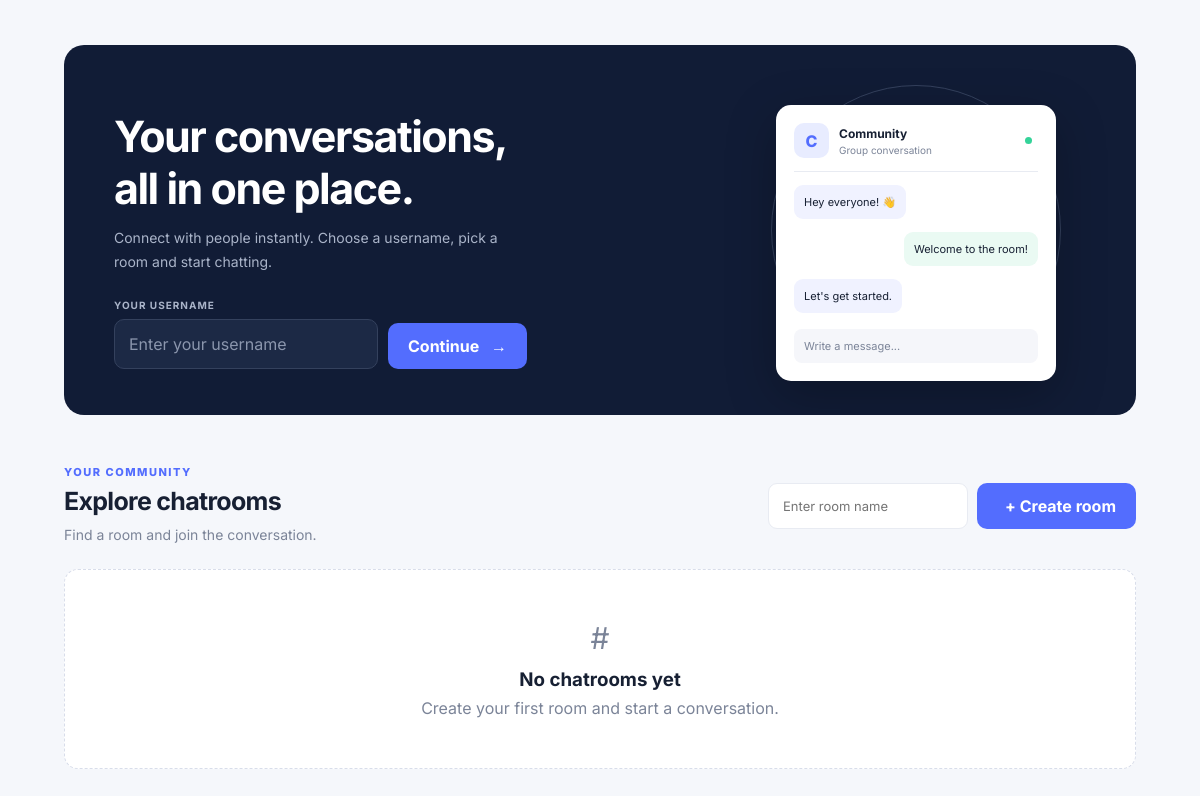
Before: / with the older database file.
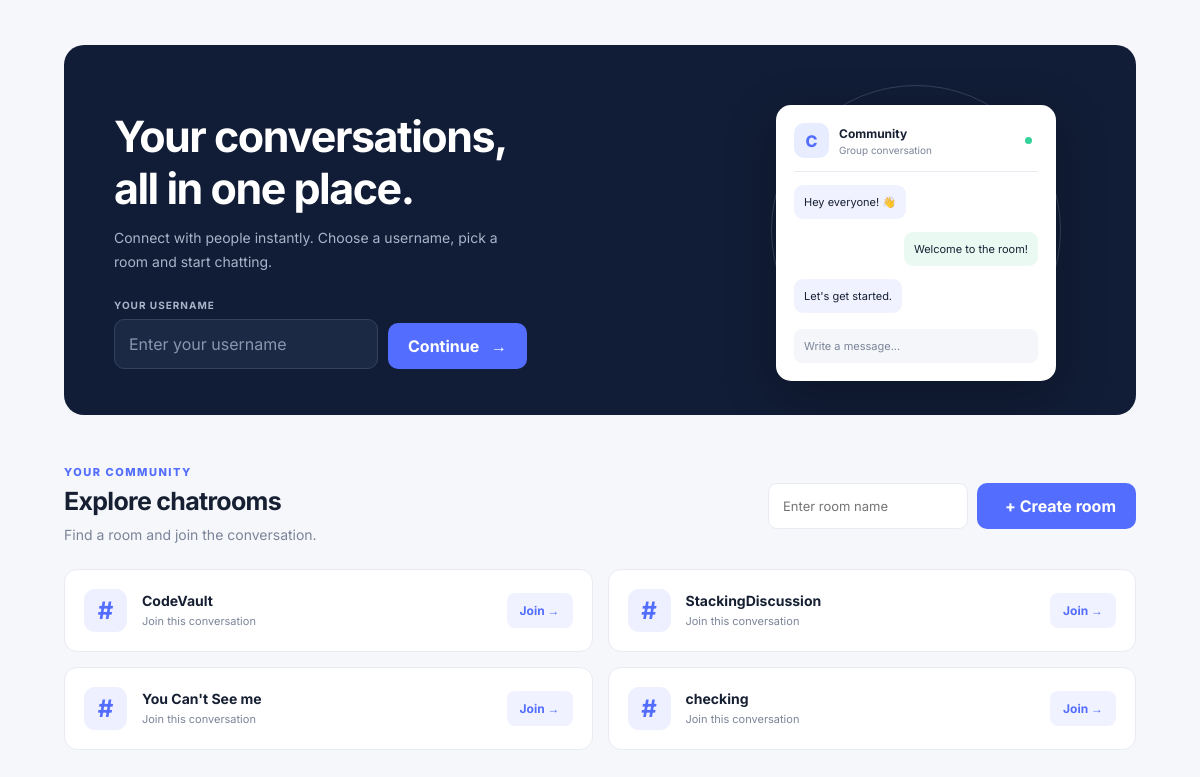
After: the same page with the newer database file.
### chat/models.py (models this page shows, shortened)
class ChatRoom(models.Model):
    name = models.CharField(max_length=100, unique=True)
    slug = models.SlugField(max_length=110, unique=True, editable=False)
    created_at = models.DateTimeField(auto_now_add=True)
    class Meta:
        ordering = ['name']

### chat/views.py (the view, shortened to what this page needs)
# urls.py: path('', views.home, name='home'),
def home(request):
    username = request.session.get('username', '')
    return render(request, 'chat/home.html', {'rooms': ChatRoom.objects.all(), 'username': username})

### chat/templates/chat/home.html (shortened to what this page needs)
{% extends 'chat/base.html' %}
{% load static %}
{% block content %}
<section class="welcome-card">
  <div class="welcome-content">
    <h1>Your conversations,<br>all in one place.</h1>
    <p class="muted">
      Connect with people instantly. Choose a username,
      pick a room and start chatting.
    </p>
    <form method="post" class="username-form">
      <div class="input-group">
        <label for="username-input">YOUR USERNAME</label>
        <input
          id="username-input"
          name="username"
          value="{{ username }}"
          maxlength="50"
          placeholder="Enter your username"
          autocomplete="nickname"
          required
        >
      </div>
      <button class="button" type="submit">
        Continue <span>→</span>
      </button>
    </form>
  </div>
  <div class="welcome-decoration">
    <div class="chat-preview">
      <div class="preview-header">
        <span class="preview-avatar">C</span>
        <div>
          <strong>Community</strong>
          <small>Group conversation</small>
        </div>
        <span class="preview-online"></span>
      </div>
      <div class="preview-message">Hey everyone! 👋</div>
      <div class="preview-message preview-reply">Welcome to the room!</div>
      <div class="preview-message">Let's get started.</div>
      <div class="preview-input">Write a message...</div>
    </div>
  </div>
</section>
<div class="dashboard-head">
  <div>
    <p class="eyebrow">YOUR COMMUNITY</p>
    <h2>Explore chatrooms</h2>
    <p class="muted">Find a room and join the conversation.</p>
  </div>
  <form class="create-room" method="post">
    <input
      name="name"
      maxlength="100"
      placeholder="Enter room name"
      required
    >
    <button class="button" type="submit">
      <span>+</span> Create room
    </button>
  </form>
</div>
<section class="room-grid">
  {% for room in rooms %}
    <form class="room-card" method="post">
      <div class="room-icon">#</div>
      <div class="room-info">
        <strong>{{ room.name }}</strong>
        <small>Join this conversation</small>
      </div>
      <button class="join-button" type="submit">
        Join <span>→</span>
      </button>
    </form>
  {% empty %}
    <div class="empty-state">
      <div class="empty-icon">#</div>
      <h3>No chatrooms yet</h3>
      <p>Create your first room and start a conversation.</p>
    </div>
  {% endfor %}
</section>
{% endblock %}

### chat/templates/chat/base.html (shortened to what this page needs)
{% load static %}
<!doctype html>
<html lang="en">
<head>
</head>
<body>
  <main class="page">
    {% block content %}{% endblock %}
  </main>
</body>
</html>

### chat/templates/chat/base.html (style rules this page uses)
:root { --bg: #f5f7fb; --surface: #ffffff; --primary: #536dfe; --primary-dark: #4055e8; --text: #172033; --muted: #7b8498; --border: #e8ebf2; --success: #16b981; --shadow: 0 12px 40px rgba(25, 40, 80, 0.06); }
* { box-sizing: border-box; margin: 0; padding: 0; }
body { font-family: 'Inter', sans-serif; background: var(--bg); color: var(--text); min-height: 100vh; }
button, input { font: inherit; }
button { cursor: pointer; }
.page { max-width: 1120px; margin: 45px auto; padding: 0 24px; }
.eyebrow { color: var(--primary); font-size: 11px; font-weight: 800; letter-spacing: 1.5px; }
.muted { color: var(--muted); font-size: 14px; line-height: 1.7; }
.button { border: none; border-radius: 10px; background: var(--primary); color: white; padding: 13px 20px; font-weight: 700; transition: 0.2s ease; }
.button span { margin-left: 8px; }
.welcome-card { min-height: 370px; background: #111c36; border-radius: 20px; padding: 45px 50px; display: flex; justify-content: space-between; align-items: center; position: relative; overflow: hidden; color: white; }
.welcome-content { max-width: 490px; position: relative; z-index: 2; }
.live-dot, .preview-online { display: inline-block; width: 7px; height: 7px; background: #34d399; border-radius: 50%; margin-right: 6px; }
.welcome-card h1 { font-size: clamp(30px, 4vw, 43px); line-height: 1.2; margin: 20px 0 12px; letter-spacing: -1.5px; }
.welcome-card .muted { color: #aab4c9; max-width: 400px; }
.username-form { display: flex; gap: 10px; margin-top: 25px; align-items: flex-end; }
.input-group { flex: 1; }
.input-group label { display: block; font-size: 10px; color: #aab4c9; font-weight: 700; letter-spacing: 1px; margin-bottom: 8px; }
.username-form input { width: 100%; padding: 14px; border: 1px solid #34415d; background: #1c2945; color: white; border-radius: 10px; outline: none; }
.username-form input::placeholder { color: #8b96ad; }
.welcome-decoration { width: 340px; height: 250px; position: relative; display: grid; place-items: center; }
.chat-preview { width: 280px; padding: 18px; background: #fff; color: var(--text); border-radius: 15px; position: relative; z-index: 1; box-shadow: 0 15px 50px rgba(0, 0, 0, .25); }
.preview-header { display: flex; align-items: center; gap: 10px; padding-bottom: 13px; border-bottom: 1px solid var(--border); }
.preview-avatar { width: 35px; height: 35px; border-radius: 10px; background: #e8ecff; color: var(--primary); display: grid; place-items: center; font-weight: 800; }
.preview-header strong, .preview-header small { display: block; font-size: 12px; }
.preview-header small { color: var(--muted); margin-top: 3px; font-size: 10px; }
.preview-online { margin-left: auto; }
.preview-message { background: #f0f2ff; padding: 10px; border-radius: 9px; font-size: 11px; margin-top: 13px; width: fit-content; }
.preview-reply { background: #eafaf3; margin-left: auto; }
.preview-input { margin-top: 16px; padding: 10px; background: #f5f6fa; color: var(--muted); border-radius: 8px; font-size: 11px; }
.dashboard-head { display: flex; justify-content: space-between; align-items: center; gap: 20px; margin: 50px 0 22px; }
.dashboard-head h2 { font-size: 25px; margin: 7px 0; letter-spacing: -0.7px; }
.create-room { display: flex; gap: 9px; }
.create-room input { width: 200px; padding: 12px 14px; background: white; border: 1px solid var(--border); border-radius: 9px; outline: none; font-size: 13px; }
.room-grid { display: grid; grid-template-columns: repeat(2, minmax(0, 1fr)); gap: 15px; }
.room-card { background: white; border: 1px solid var(--border); border-radius: 13px; padding: 19px; display: flex; align-items: center; gap: 15px; transition: 0.2s ease; }
.room-icon { width: 43px; height: 43px; flex-shrink: 0; background: #eef0ff; color: var(--primary); border-radius: 11px; display: grid; place-items: center; font-size: 24px; font-weight: 700; }
.room-info { flex: 1; min-width: 0; }
.room-info strong { display: block; font-size: 14px; overflow-wrap: anywhere; }
.room-info small { display: block; color: var(--muted); font-size: 11px; margin-top: 5px; }
.join-button { border: none; background: #f0f2ff; color: var(--primary); border-radius: 8px; padding: 10px 13px; font-size: 12px; font-weight: 700; white-space: nowrap; }

Changed rows visible on the page:
added ChatRoom: name "CodeVault"
added ChatRoom: name "StackingDiscussion"
added ChatRoom: name "You Can't See me"
added ChatRoom: name "checking"
Other visible differences:
text no longer shown: "# No chatrooms yet Create your first room and start a conversation."
